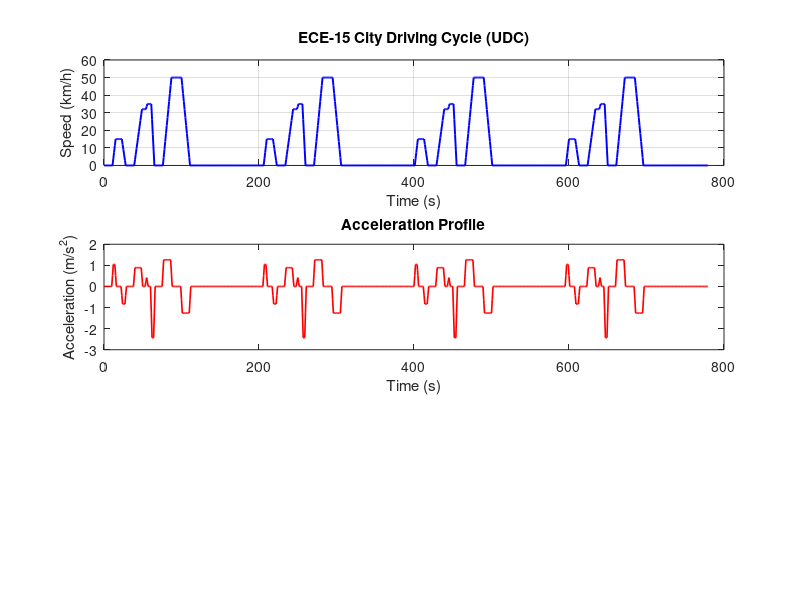

This figure's MATLAB source: (Note: this script raises an error after producing the figure.)
%% City Driving Cycle - ECE-15 (Urban part of NEDC)
%  Standard European city driving cycle used for emissions and consumption testing
%  Total duration : 195 seconds (one urban cycle)
%  Max speed      : 50 km/h
%  Distance       : ~1.013 km per cycle
%  Repeated 4x in full NEDC urban phase (UDC = 4 x ECE-15)
%
%  Reference: UN ECE Regulation 83 / EU Directive 70/220/EEC
%
%% --- Vehicle mass placeholder (used in road load plot above) ---
% Set your actual vehicle mass here if not defined elsewhere
m_veh = 1500;   % [kg]
%% --- Single ECE-15 Cycle (195 seconds) ---
% Format: [time(s), speed(km/h)]
% Each row is a waypoint; linear interpolation between points

ECE15_waypoints = [
%  time  speed
    0,    0;
   11,    0;      % idle
   15,   15;      % accelerate
   23,   15;      % cruise at 15 km/h
   28,    0;      % brake
   39,    0;      % idle
   49,   32;      % accelerate
   54,   32;      % cruise at 32 km/h
   56,   35;
   61,   35;      % cruise at 35 km/h
   65,    0;      % brake
   76,    0;      % idle
   87,   50;      % accelerate to 50 km/h
  100,   50;      % cruise at 50 km/h
  111,    0;      % brake
  122,    0;      % idle (end of cycle)
  195,    0;      % hold until 195s (padding for repeat)
];

%% --- Interpolate to 1-second timestep ---
dt        = 1;                                      % timestep [s]
t_single  = 0:dt:194;                              % one cycle: 0 to 194s
V_single  = interp1(ECE15_waypoints(:,1), ...
                    ECE15_waypoints(:,2), ...
                    t_single, 'linear');            % [km/h]

%% --- Full UDC: 4 repetitions of ECE-15 (780 seconds) ---
n_repeat  = 4;
t_UDC     = 0:dt:(195*n_repeat - 1);              % 0 to 779s
V_UDC     = repmat(V_single, 1, n_repeat);         % [km/h]

%% --- Select which cycle to use ---
% Options: 'single' | 'UDC'
cycle_mode = 'UDC';

if strcmp(cycle_mode, 'single')
    t     = t_single;
    V_kmh = V_single;
else
    t     = t_UDC;
    V_kmh = V_UDC;
end

V_ms = V_kmh / 3.6;                               % convert to [m/s]

%% --- Cycle Statistics ---
T         = t(end);
dist_km   = trapz(t, V_ms) / 1000;               % total distance [km]
V_avg     = mean(V_ms(V_ms > 0)) * 3.6;          % average moving speed [km/h]
V_max     = max(V_kmh);                           % maximum speed [km/h]
n_stops   = sum(diff(V_kmh == 0) == -1);          % number of stop events

fprintf('=== City Driving Cycle: ECE-15 (%s) ===\n', cycle_mode);
fprintf('Duration         : %.0f s\n',   T);
fprintf('Total distance   : %.3f km\n',  dist_km);
fprintf('Max speed        : %.0f km/h\n', V_max);
fprintf('Avg moving speed : %.1f km/h\n', V_avg);
fprintf('Number of stops  : %.0f\n',     n_stops);

%% --- Acceleration and Jerk ---
dVdt   = gradient(V_ms, dt);                      % acceleration [m/s^2]
a_max  = max(dVdt);
a_min  = min(dVdt);
fprintf('Max acceleration : %.2f m/s^2\n', a_max);
fprintf('Max deceleration : %.2f m/s^2\n', a_min);

%% --- Plot ---
figure(1);
subplot(3,1,1);
plot(t, V_kmh, 'b-', 'LineWidth', 1.4);
xlabel('Time (s)'); ylabel('Speed (km/h)');
title(sprintf('ECE-15 City Driving Cycle (%s)', cycle_mode));
grid on; ylim([0 60]);

subplot(3,1,2);
plot(t, dVdt, 'r-', 'LineWidth', 1.2);
xlabel('Time (s)'); ylabel('Acceleration (m/s^2)');
title('Acceleration Profile');
yline(0, 'k--'); grid on;

subplot(3,1,3);
P_road = (m_veh * 9.81 * 0.01 + 0.5 * 1.225 * 2.0 * 0.30 * V_ms.^2) .* V_ms;
plot(t, P_road/1000, 'g-', 'LineWidth', 1.2);
xlabel('Time (s)'); ylabel('Road Load Power (kW)');
title('Instantaneous Road Load Power');
grid on;

%% --- Ready for use in other scripts ---
% Variables available after running this script:
%   t       : time vector          [s]
%   V_kmh   : speed vector         [km/h]
%   V_ms    : speed vector         [m/s]
%   dVdt    : acceleration vector  [m/s^2]
%   dt      : timestep             [s]
%
% Plug directly into:
%   - stopgo_average_power.m  (replace t and V_kmh)
%   - Your Simulink model     (use as 'From Workspace' block input)
%   - Your ACC algorithm      (use V_kmh as reference speed)

%% --- Export for Simulink (From Workspace block format) ---
% Simulink 'From Workspace' block expects a struct with time and signals
drive_cycle.time    = t';
drive_cycle.signals.values = V_kmh';
drive_cycle.signals.dimensions = 1;
% In Simulink: From Workspace block -> Variable name: drive_cycle
